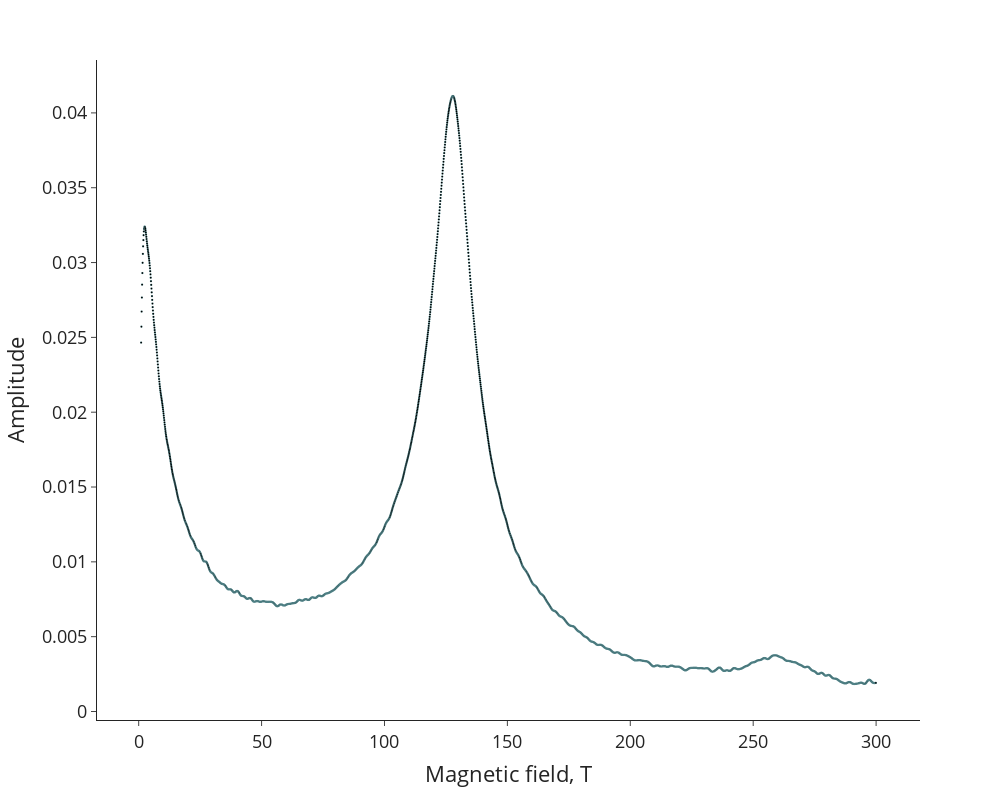

Notebook source saved alongside this figure:
### Code cell
dft10K = ift(data10K,1,300,.1)
print('dft 10K mesa')

### Figure 1 — Plotly figure (JSON) as saved in the notebook; plotly's stock layout.template omitted (floating-point values rounded to 4 significant figures; data arrays with more than 128 entries replaced by an {"elided": "..."} marker saying what was removed)
{"data": [{"hovertemplate": "x=%{x}<br>y=%{y}<extra></extra>", "legendgroup": "", "marker": {"color": "black", "line": {"color": "#53868B", "width": 0.5}, "opacity": 1, "size": 2, "symbol": "circle"}, "mode": "markers", "name": "", "showlegend": false, "type": "scattergl", "x": {"elided": "2990 float values"}, "xaxis": "x", "y": {"elided": "2990 float values"}, "yaxis": "y"}], "layout": {"font": {"size": 18}, "height": 800, "legend": {"tracegroupgap": 0}, "margin": {"t": 60}, "width": 1000, "xaxis": {"anchor": "y", "domain": [0, 1], "title": {"text": "Magnetic field, T"}}, "yaxis": {"anchor": "x", "domain": [0, 1], "title": {"text": "Amplitude"}}}}
